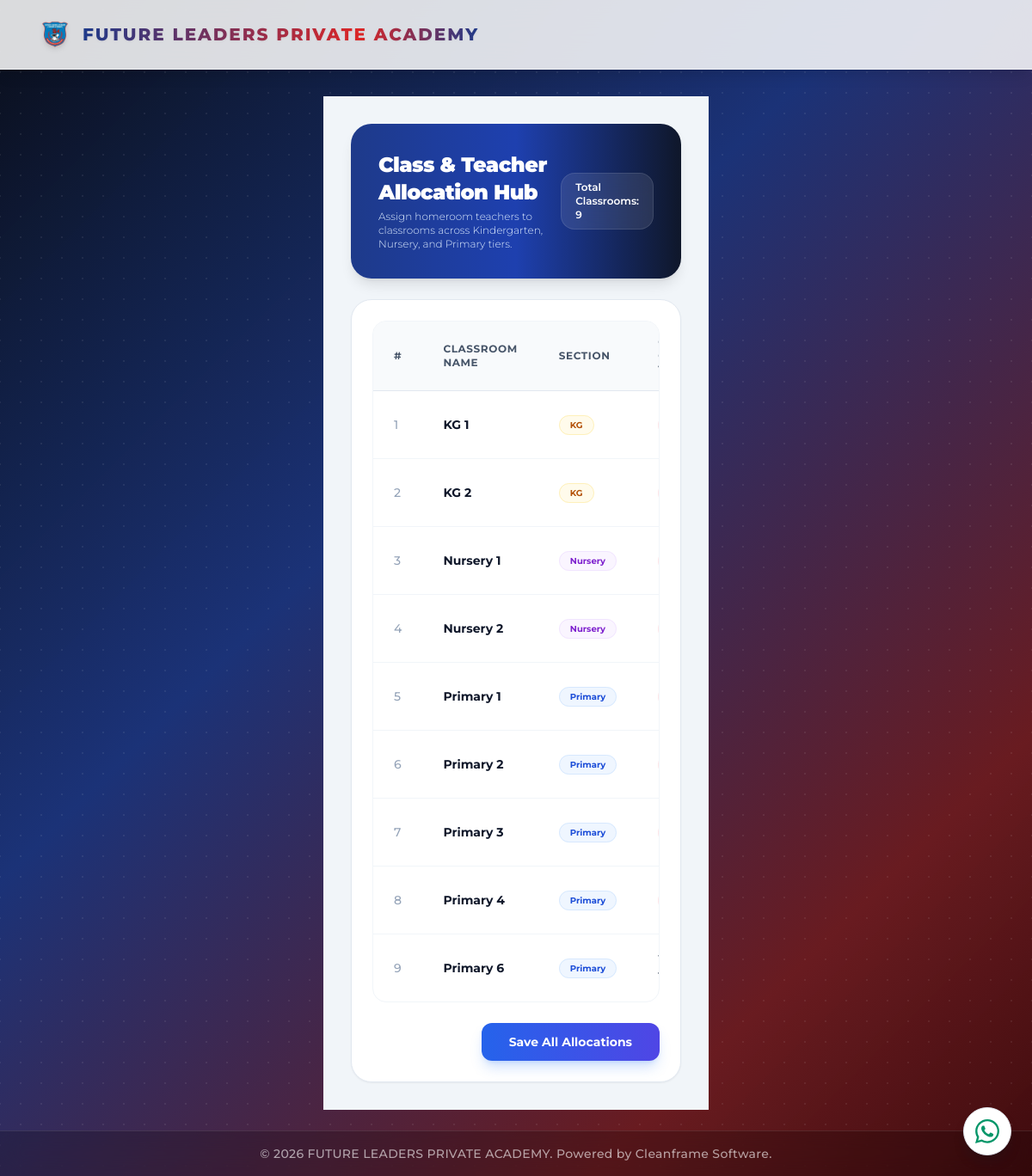
The app's page /staff-class-allocation/ with its own data.
### portal/models.py (models this page shows, shortened)
class ClassRoom(models.Model):
    SECTION_CHOICES = [
        ('KG', 'Kindergarten'),
        ('Nursery', 'Nursery'),
        ('Primary', 'Primary'),
    ]
    name = models.CharField(max_length=50, unique=True)  # e.g., "Primary 4", "KG 2"
    section = models.CharField(max_length=100, choices=SECTION_CHOICES)
    level_number = models.IntegerField(null=True, blank=True) # e.g., 1, 2, 3, 4, 6 (skipping 5)
    sequence = models.IntegerField(null=True, blank=True)
    is_terminal = models.BooleanField(default=False)
    next_class = models.ForeignKey('self', on_delete=models.SET_NULL, null=True, blank=True, related_name='previous_classes')
    class_teacher = models.ForeignKey('Teacher', on_delete=models.SET_NULL, null=True, blank=True, related_name='assigned_class')

### portal/views.py (the view, shortened to what this page needs)
# urls.py: path('staff-class-allocation/', views.staff_class_allocation_view, name='staff_class_allocation'),
def staff_class_allocation_view(request):
    classrooms = ClassRoom.objects.annotate(
        section_order=Case(
            When(section='KG', then=Value(1)),
            When(section='Nursery', then=Value(2)),
            When(section='Primary', then=Value(3)),
            output_field=IntegerField(),
        )
    ).order_by('section_order', 'level_number')
    context = {
        'classrooms': classrooms,
        'teachers': Teacher.objects.filter(
            staff_type__iexact='Teaching',
            status__iexact='Active',
        ).order_by('last_name', 'first_name'),
    }
    return render(request, 'portal/staff_class_allocation.html', context)

### portal/templates/portal/staff_class_allocation.html (shortened to what this page needs)
{% extends 'portal/base.html' %}
{% load static %}
{% block content %}
<div class="flex-grow flex w-full min-h-0 bg-slate-100 font-sans relative overflow-y-auto p-6 lg:p-8">
    <div class="flex-grow flex flex-col space-y-6 max-w-7xl mx-auto w-full">
        <div class="animate-stage-1 bg-gradient-to-r from-blue-900 via-blue-800 to-slate-900 text-white rounded-3xl p-8 shadow-lg flex flex-col md:flex-row justify-between items-start md:items-center gap-4">
            <div>
                <h1 class="text-2xl font-black text-white tracking-tight">Class & Teacher Allocation Hub</h1>
                <p class="text-xs text-blue-100 font-light mt-1">Assign homeroom teachers to classrooms across Kindergarten, Nursery, and Primary tiers.</p>
            </div>
            <div class="bg-white/10 backdrop-blur-md px-4 py-2 rounded-2xl text-xs font-semibold border border-white/10">
                Total Classrooms: {{ classrooms.count }}
            </div>
        </div>
        <div class="animate-stage-2 bg-white border border-slate-200 rounded-3xl p-6 shadow-sm space-y-6">
            <form method="POST">
            <div class="overflow-x-auto border border-slate-100 rounded-2xl">
                <table class="w-full text-left border-collapse">
                    <thead>
                        <tr class="bg-slate-50 border-b border-slate-200 text-slate-600 text-xs uppercase tracking-wider font-semibold">
                            <th class="py-4 px-6 w-12">#</th>
                            <th class="py-4 px-6">Classroom Name</th>
                            <th class="py-4 px-6">Section</th>
                            <th class="py-4 px-6">Current Class Teacher</th>
                        </tr>
                    </thead>
                    <tbody class="divide-y divide-slate-100 text-sm text-slate-700">
                        {% for room in classrooms %}
                        <tr class="hover:bg-slate-50/80 transition-colors">
                            <td class="py-4 px-6 text-slate-400 font-medium">{{ forloop.counter }}</td>
                            <td class="py-4 px-6 font-bold text-slate-900">{{ room.name }}</td>
                            <td class="py-4 px-6">
                                <span class="px-3 py-1 rounded-full text-[10px] font-bold
                                    {% if room.section == 'KG' %}bg-amber-50 text-amber-700 border border-amber-200/50
                                    {% elif room.section == 'Nursery' %}bg-purple-50 text-purple-700 border border-purple-200/50
                                    {% else %}bg-blue-50 text-blue-700 border border-blue-200/50{% endif %}">
                                    {{ room.section }}
                                </span>
                            </td>
                            <td class="py-4 px-6">
                            </td>
                        </tr>
                        {% endfor %}
                    </tbody>
                </table>
            </div>
            <div class="mt-6 flex justify-end"><button type="submit" class="rounded-xl bg-gradient-to-r from-blue-600 to-indigo-600 px-8 py-3 text-sm font-bold text-white shadow-lg shadow-blue-500/25 transition hover:from-blue-700 hover:to-indigo-700">Save All Allocations</button></div>
            </form>
        </div>
    </div>
</div>
{% endblock %}

### records on screen
ClassRoom: name "KG 1", section "KG"
ClassRoom: name "KG 2", section "KG"
ClassRoom: name "Nursery 1", section "Nursery"
ClassRoom: name "Nursery 2", section "Nursery"
ClassRoom: name "Primary 1", section "Primary"
ClassRoom: name "Primary 2", section "Primary"
ClassRoom: name "Primary 3", section "Primary"
ClassRoom: name "Primary 4", section "Primary"
ClassRoom: name "Primary 6", section "Primary"

### other values on screen
{{ classrooms.count }} "9"
